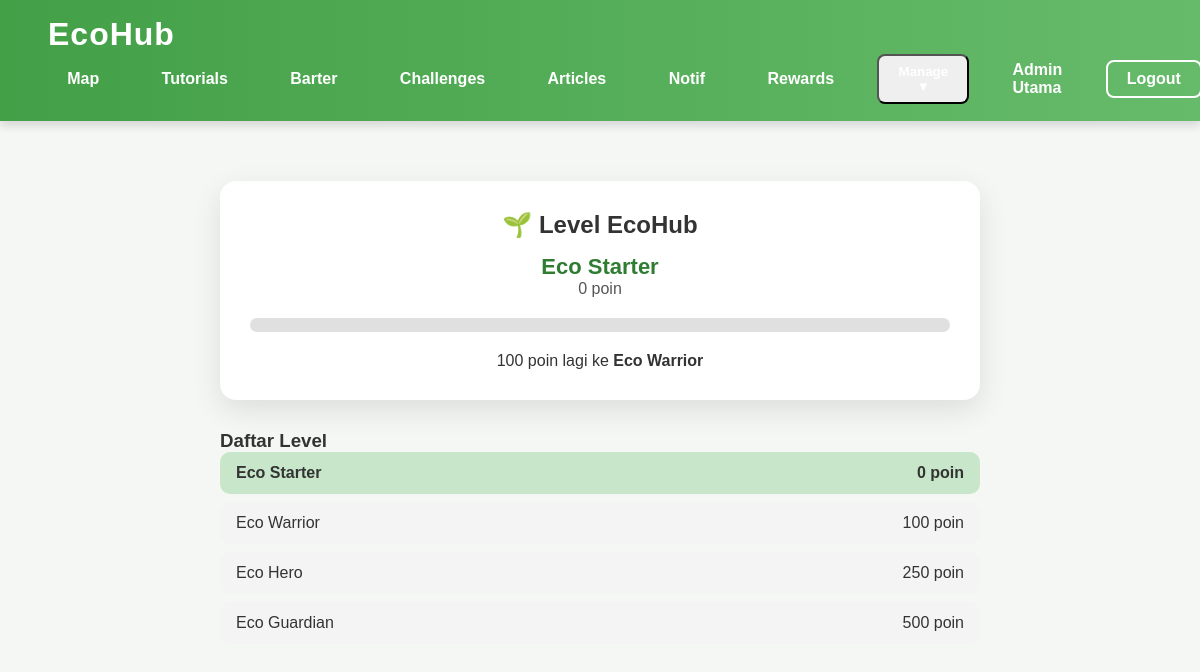
/level.php (signed in), run on the app's committed database.
### tables this page shows
CREATE TABLE levels (
    id INT AUTO_INCREMENT PRIMARY KEY,
    name VARCHAR(100),
    min_points INT
);

CREATE TABLE users (
    user_id INT AUTO_INCREMENT PRIMARY KEY,
    full_name VARCHAR(100) NOT NULL,
    username VARCHAR(50) NOT NULL UNIQUE,
    email VARCHAR(100) NOT NULL UNIQUE,
    password VARCHAR(255) NOT NULL,
    role ENUM('Admin','User','Guest') NOT NULL DEFAULT 'User'
);

### level.php (the view, shortened to what this page needs)
<?php
require_once "config.php";
$user_id = current_user_id();
$stmt = $pdo->prepare("
    SELECT points
    FROM users
    WHERE user_id = ?
");
$stmt->execute([$user_id]);
$userRow = $stmt->fetch(PDO::FETCH_ASSOC);
$user_points = (int)($userRow['points'] ?? 0);
$levels = $pdo->query("
    SELECT * FROM levels ORDER BY min_points ASC
")->fetchAll(PDO::FETCH_ASSOC);
$currentLevel = $levels[0];
$nextLevel = null;
foreach ($levels as $i => $lvl) {
    if ($user_points >= $lvl['min_points']) {
        $currentLevel = $lvl;
        $nextLevel = $levels[$i + 1] ?? null;
    }
}
?>
<!doctype html>
<html lang="id">
<head>
<link rel="stylesheet" href="assets/css/styling.css">
<link rel="stylesheet" href="assets/css/level.css">
</head>
<body>
<?php include "navbar.php"; ?>
<div class="level-page">
    <div class="level-card">
        <h2>🌱 Level EcoHub</h2>
        <div class="current-level">
            <span class="level-name">
                <?= htmlspecialchars($currentLevel['name']) ?>
            </span>
            <span class="level-points">
                <?= $user_points ?> poin
            </span>
        </div>
        <div class="progress-bar">
        </div>
        <?php if ($nextLevel): ?>
            <p class="next-level">
                <?= $nextLevel['min_points'] - $user_points ?>
                poin lagi ke <b><?= htmlspecialchars($nextLevel['name']) ?></b>
            </p>
        <?php else: ?>
            <p class="max-level">🏆 Level tertinggi tercapai!</p>
        <?php endif; ?>
    </div>
    <div class="level-list">
        <h3>Daftar Level</h3>
        <?php foreach ($levels as $lvl): ?>
            <div class="level-item <?= $user_points >= $lvl['min_points'] ? 'active' : '' ?>">
                <span><?= htmlspecialchars($lvl['name']) ?></span>
                <span><?= $lvl['min_points'] ?> poin</span>
            </div>
        <?php endforeach; ?>
    </div>
</div>
</body>
</html>

### assets/css/styling.css (style rules this page uses)
* { margin: 0; padding: 0; box-sizing: border-box; font-family: "Poppins", sans-serif; }
body { background: #f5f7f5; color: #333; }

### assets/css/level.css (style rules this page uses)
.level-page { max-width: 800px; margin: 40px auto; padding: 20px; }
.level-card { background: white; border-radius: 16px; padding: 30px; box-shadow: 0 10px 30px rgba(0,0,0,.1); text-align: center; }
.current-level { font-size: 22px; margin: 15px 0; }
.level-name { font-weight: bold; color: #2e7d32; }
.level-points { display: block; font-size: 16px; color: #555; }
.progress-bar { height: 14px; background: #e0e0e0; border-radius: 10px; overflow: hidden; margin: 20px 0; }
.next-level, .max-level { margin-top: 10px; font-weight: 500; }
.level-list { margin-top: 30px; }
.level-item { display: flex; justify-content: space-between; padding: 12px 16px; border-radius: 10px; margin-bottom: 8px; background: #f4f4f4; }
.level-item.active { background: #c8e6c9; font-weight: bold; }

### data on the page
levels: name "Eco Starter", min_points "0"
users: points "0"
levels: $nextLevel['min_points']-$user_points "100", name "Eco Warrior", min_points "100"
levels: name "Eco Hero", min_points "250"
levels: name "Eco Guardian", min_points "500"

### other printed values
$username "Admin Utama"
